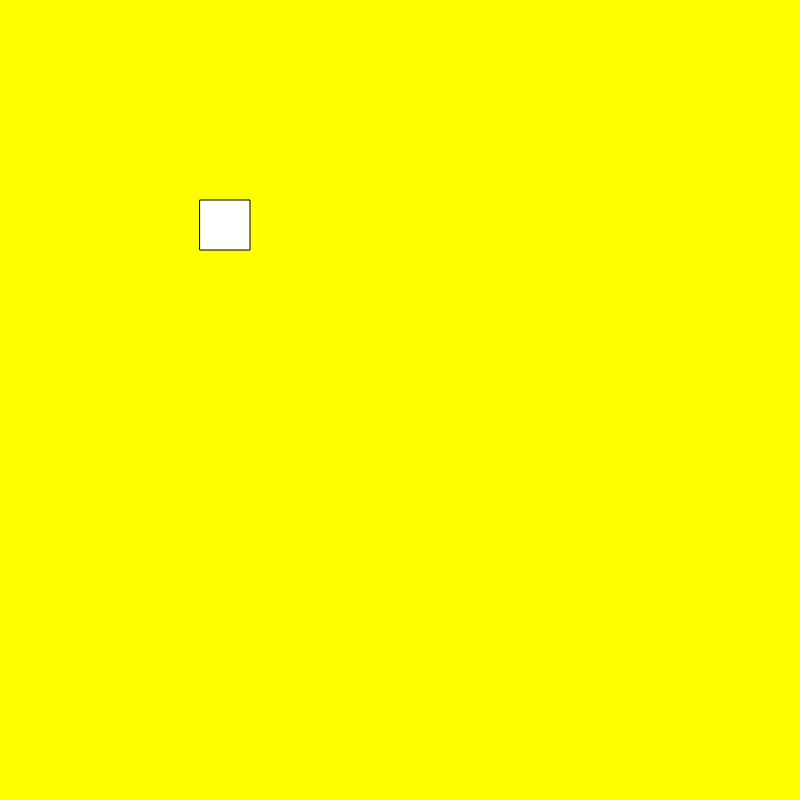
Frame 1 (no input)
Frame 60 (no input): identical to frame 1, image omitted
Frame 120 (the mouse pressed at the canvas centre since frame 60): identical to frame 1, image omitted

The p5.js sketch that drew this single still picture (run headless with seeded random() and noise() and a simulated clock; from frame 60 on, the mouse is pressed at the canvas centre):

// p5.js sketch
// ── sketch.js
function setup() {
  createCanvas(800, 800);
}

function draw() {
  background("yellow");
  rect(200,200,50,50);
  
}
